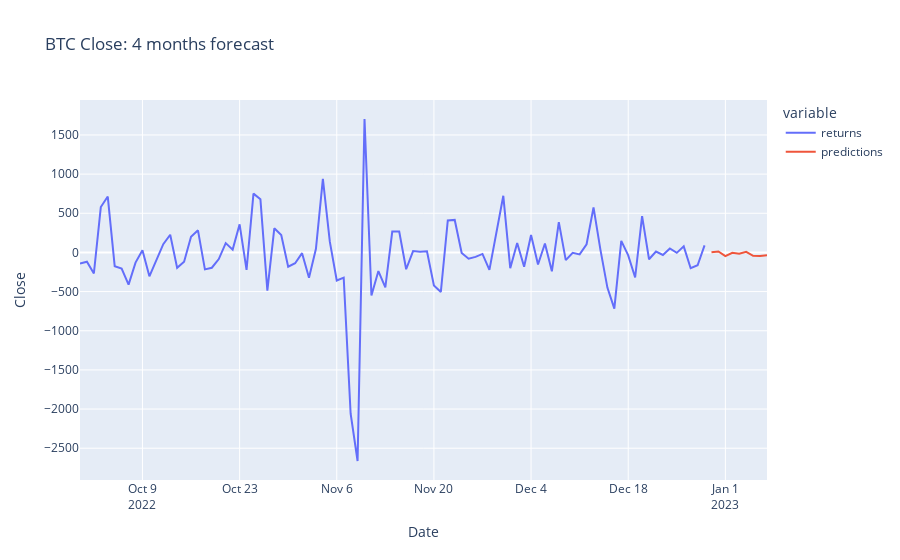

Here is the notebook cell this chart was saved with:
### Code cell
fig = px.line(all.iloc[-100:],title='BTC Close: 4 months forecast').update_layout(xaxis_title='Date',yaxis_title='Close')
fig.show()
